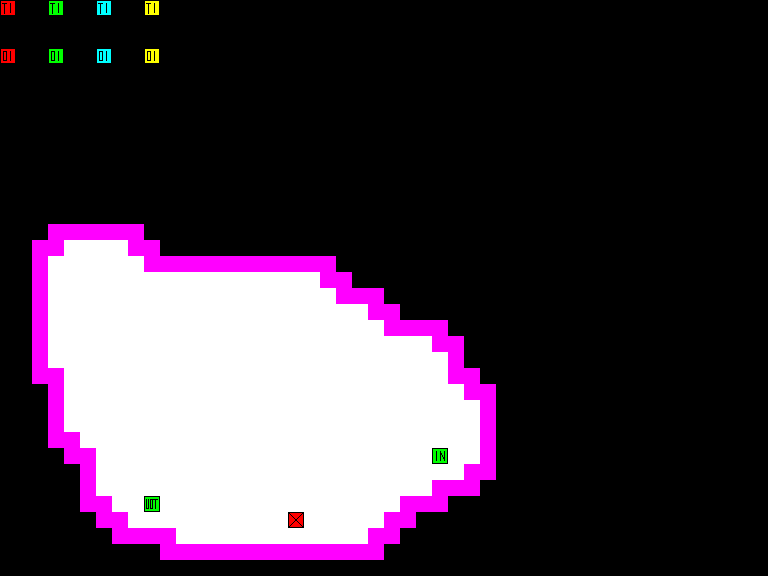

Rendered tile map (Tiled .tmx) drawn with the repository's tilesets; below, a short description and the full map source, tile grids included:
An orthogonal 48x36 tile map with 16x16 px tiles, 1 tile layer (Tile Layer 1).

<map version="1.0" tiledversion="1.0.3" orientation="orthogonal" renderorder="right-down" width="48" height="36" tilewidth="16" tileheight="16" nextobjectid="3">
 <tileset firstgid="1" source="coop.tsx" />
 <layer name="Tile Layer 1" width="48" height="36">
  <data encoding="csv">
20,0,0,18,0,0,16,0,0,15,0,0,0,0,0,0,0,0,0,0,0,0,0,0,0,0,0,0,0,0,0,0,0,0,0,0,0,0,0,0,0,0,0,0,0,0,0,0,
0,0,0,0,0,0,0,0,0,0,0,0,0,0,0,0,0,0,0,0,0,0,0,0,0,0,0,0,0,0,0,0,0,0,0,0,0,0,0,0,0,0,0,0,0,0,0,0,
0,0,0,0,0,0,0,0,0,0,0,0,0,0,0,0,0,0,0,0,0,0,0,0,0,0,0,0,0,0,0,0,0,0,0,0,0,0,0,0,0,0,0,0,0,0,0,0,
41,0,0,26,0,0,24,0,0,36,0,0,0,0,0,0,0,0,0,0,0,0,0,0,0,0,0,0,0,0,0,0,0,0,0,0,0,0,0,0,0,0,0,0,0,0,0,0,
0,0,0,0,0,0,0,0,0,0,0,0,0,0,0,0,0,0,0,0,0,0,0,0,0,0,0,0,0,0,0,0,0,0,0,0,0,0,0,0,0,0,0,0,0,0,0,0,
0,0,0,0,0,0,0,0,0,0,0,0,0,0,0,0,0,0,0,0,0,0,0,0,0,0,0,0,0,0,0,0,0,0,0,0,0,0,0,0,0,0,0,0,0,0,0,0,
0,0,0,0,0,0,0,0,0,0,0,0,0,0,0,0,0,0,0,0,0,0,0,0,0,0,0,0,0,0,0,0,0,0,0,0,0,0,0,0,0,0,0,0,0,0,0,0,
0,0,0,0,0,0,0,0,0,0,0,0,0,0,0,0,0,0,0,0,0,0,0,0,0,0,0,0,0,0,0,0,0,0,0,0,0,0,0,0,0,0,0,0,0,0,0,0,
0,0,0,0,0,0,0,0,0,0,0,0,0,0,0,0,0,0,0,0,0,0,0,0,0,0,0,0,0,0,0,0,0,0,0,0,0,0,0,0,0,0,0,0,0,0,0,0,
0,0,0,0,0,0,0,0,0,0,0,0,0,0,0,0,0,0,0,0,0,0,0,0,0,0,0,0,0,0,0,0,0,0,0,0,0,0,0,0,0,0,0,0,0,0,0,0,
0,0,0,0,0,0,0,0,0,0,0,0,0,0,0,0,0,0,0,0,0,0,0,0,0,0,0,0,0,0,0,0,0,0,0,0,0,0,0,0,0,0,0,0,0,0,0,0,
0,0,0,0,0,0,0,0,0,0,0,0,0,0,0,0,0,0,0,0,0,0,0,0,0,0,0,0,0,0,0,0,0,0,0,0,0,0,0,0,0,0,0,0,0,0,0,0,
0,0,0,0,0,0,0,0,0,0,0,0,0,0,0,0,0,0,0,0,0,0,0,0,0,0,0,0,0,0,0,0,0,0,0,0,0,0,0,0,0,0,0,0,0,0,0,0,
0,0,0,0,0,0,0,0,0,0,0,0,0,0,0,0,0,0,0,0,0,0,0,0,0,0,0,0,0,0,0,0,0,0,0,0,0,0,0,0,0,0,0,0,0,0,0,0,
0,0,0,1,1,1,1,1,1,0,0,0,0,0,0,0,0,0,0,0,0,0,0,0,0,0,0,0,0,0,0,0,0,0,0,0,0,0,0,0,0,0,0,0,0,0,0,0,
0,0,1,1,2,2,2,2,1,1,0,0,0,0,0,0,0,0,0,0,0,0,0,0,0,0,0,0,0,0,0,0,0,0,0,0,0,0,0,0,0,0,0,0,0,0,0,0,
0,0,1,2,2,2,2,2,2,1,1,1,1,1,1,1,1,1,1,1,1,0,0,0,0,0,0,0,0,0,0,0,0,0,0,0,0,0,0,0,0,0,0,0,0,0,0,0,
0,0,1,2,2,2,2,2,2,2,2,2,2,2,2,2,2,2,2,2,1,1,0,0,0,0,0,0,0,0,0,0,0,0,0,0,0,0,0,0,0,0,0,0,0,0,0,0,
0,0,1,2,2,2,2,2,2,2,2,2,2,2,2,2,2,2,2,2,2,1,1,1,0,0,0,0,0,0,0,0,0,0,0,0,0,0,0,0,0,0,0,0,0,0,0,0,
0,0,1,2,2,2,2,2,2,2,2,2,2,2,2,2,2,2,2,2,2,2,2,1,1,0,0,0,0,0,0,0,0,0,0,0,0,0,0,0,0,0,0,0,0,0,0,0,
0,0,1,2,2,2,2,2,2,2,2,2,2,2,2,2,2,2,2,2,2,2,2,2,1,1,1,1,0,0,0,0,0,0,0,0,0,0,0,0,0,0,0,0,0,0,0,0,
0,0,1,2,2,2,2,2,2,2,2,2,2,2,2,2,2,2,2,2,2,2,2,2,2,2,2,1,1,0,0,0,0,0,0,0,0,0,0,0,0,0,0,0,0,0,0,0,
0,0,1,2,2,2,2,2,2,2,2,2,2,2,2,2,2,2,2,2,2,2,2,2,2,2,2,2,1,0,0,0,0,0,0,0,0,0,0,0,0,0,0,0,0,0,0,0,
0,0,1,1,2,2,2,2,2,2,2,2,2,2,2,2,2,2,2,2,2,2,2,2,2,2,2,2,1,1,0,0,0,0,0,0,0,0,0,0,0,0,0,0,0,0,0,0,
0,0,0,1,2,2,2,2,2,2,2,2,2,2,2,2,2,2,2,2,2,2,2,2,2,2,2,2,2,1,1,0,0,0,0,0,0,0,0,0,0,0,0,0,0,0,0,0,
0,0,0,1,2,2,2,2,2,2,2,2,2,2,2,2,2,2,2,2,2,2,2,2,2,2,2,2,2,2,1,0,0,0,0,0,0,0,0,0,0,0,0,0,0,0,0,0,
0,0,0,1,2,2,2,2,2,2,2,2,2,2,2,2,2,2,2,2,2,2,2,2,2,2,2,2,2,2,1,0,0,0,0,0,0,0,0,0,0,0,0,0,0,0,0,0,
0,0,0,1,1,2,2,2,2,2,2,2,2,2,2,2,2,2,2,2,2,2,2,2,2,2,2,2,2,2,1,0,0,0,0,0,0,0,0,0,0,0,0,0,0,0,0,0,
0,0,0,0,1,1,2,2,2,2,2,2,2,2,2,2,2,2,2,2,2,2,2,2,2,2,2,11,2,2,1,0,0,0,0,0,0,0,0,0,0,0,0,0,0,0,0,0,
0,0,0,0,0,1,2,2,2,2,2,2,2,2,2,2,2,2,2,2,2,2,2,2,2,2,2,2,2,1,1,0,0,0,0,0,0,0,0,0,0,0,0,0,0,0,0,0,
0,0,0,0,0,1,2,2,2,2,2,2,2,2,2,2,2,2,2,2,2,2,2,2,2,2,2,1,1,1,0,0,0,0,0,0,0,0,0,0,0,0,0,0,0,0,0,0,
0,0,0,0,0,1,1,2,2,12,2,2,2,2,2,2,2,2,2,2,2,2,2,2,2,1,1,1,0,0,0,0,0,0,0,0,0,0,0,0,0,0,0,0,0,0,0,0,
0,0,0,0,0,0,1,1,2,2,2,2,2,2,2,2,2,2,13,2,2,2,2,2,1,1,0,0,0,0,0,0,0,0,0,0,0,0,0,0,0,0,0,0,0,0,0,0,
0,0,0,0,0,0,0,1,1,1,1,2,2,2,2,2,2,2,2,2,2,2,2,1,1,0,0,0,0,0,0,0,0,0,0,0,0,0,0,0,0,0,0,0,0,0,0,0,
0,0,0,0,0,0,0,0,0,0,1,1,1,1,1,1,1,1,1,1,1,1,1,1,0,0,0,0,0,0,0,0,0,0,0,0,0,0,0,0,0,0,0,0,0,0,0,0,
0,0,0,0,0,0,0,0,0,0,0,0,0,0,0,0,0,0,0,0,0,0,0,0,0,0,0,0,0,0,0,0,0,0,0,0,0,0,0,0,0,0,0,0,0,0,0,0
</data>
 </layer>
</map>
